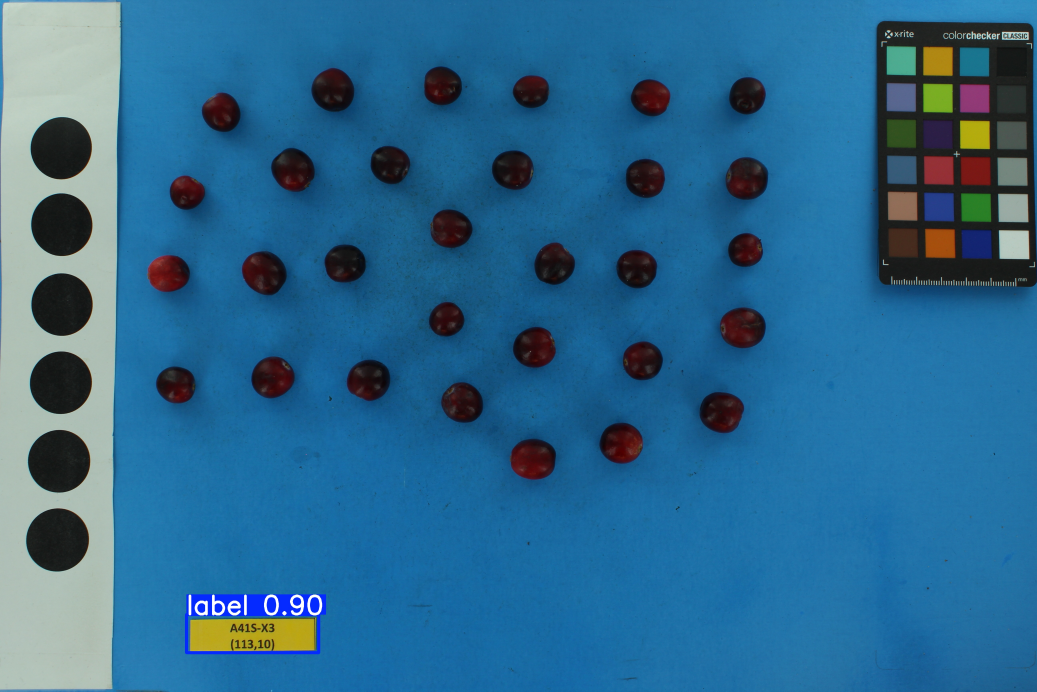
#> input picture src/deteccion.jpg, 5184 x 3456 px (shown at 1/5 size); its folder holds only this picture in this run
$ python -i color_analysis.py   (imports and definitions only)
#> lines starting #> are read from the running program, lines starting #| are printed output that depends on the picture
# traitly/color_correction/color_checker.py

# ============================================================================
# STANDARD LIBRARY
# ============================================================================
from typing import Tuple, Optional, TypedDict, List
import warnings
import re
# ============================================================================
# THIRD-PARTY LIBRARIES
# ============================================================================
import numpy as np
import colour
import cv2
import matplotlib.pyplot as plt
from sklearn.pipeline import make_pipeline
from sklearn.preprocessing import (
    StandardScaler,
    RobustScaler,
    MinMaxScaler,
    MaxAbsScaler,
    PolynomialFeatures
)

from sklearn.cross_decomposition import PLSRegression

# ============================================================================
# INTERNAL
# ============================================================================
from traitly.color_correction.color_charts import CHECKER_LAB_D65, CHECKER_PATCH_NAMES
from traitly.utils.validation import _validate_color_image

#############################################################
## Detect color checker
#############################################################
## First, verify cv2 mcc detector is available.
# [31 lines not run here, left out]

## TypedDic for _detect_color_checker docstring
class CheckerCoords(TypedDict):
    x1: int
    y1: int
    x2: int
    y2: int

# [306 lines left out: functions _detect_color_checker, _get_lab_patches, _img_bgr_to_lab, _collapse_plsr, _fit_plsr_models, _lab_to_bgr and 3 more, not called in this run]

##############################
## Auxiliar: scaler selection
##############################

_SCALERS = {
    "standard": StandardScaler, # default
    "robust": RobustScaler,
    "minmax": MinMaxScaler,
    "maxabs": MaxAbsScaler,
 }

# [13 lines left out: function _get_scaler, not called in this run]

>>> import cv2
>>> picture = cv2.imread('../../deteccion.jpg', cv2.IMREAD_GRAYSCALE)
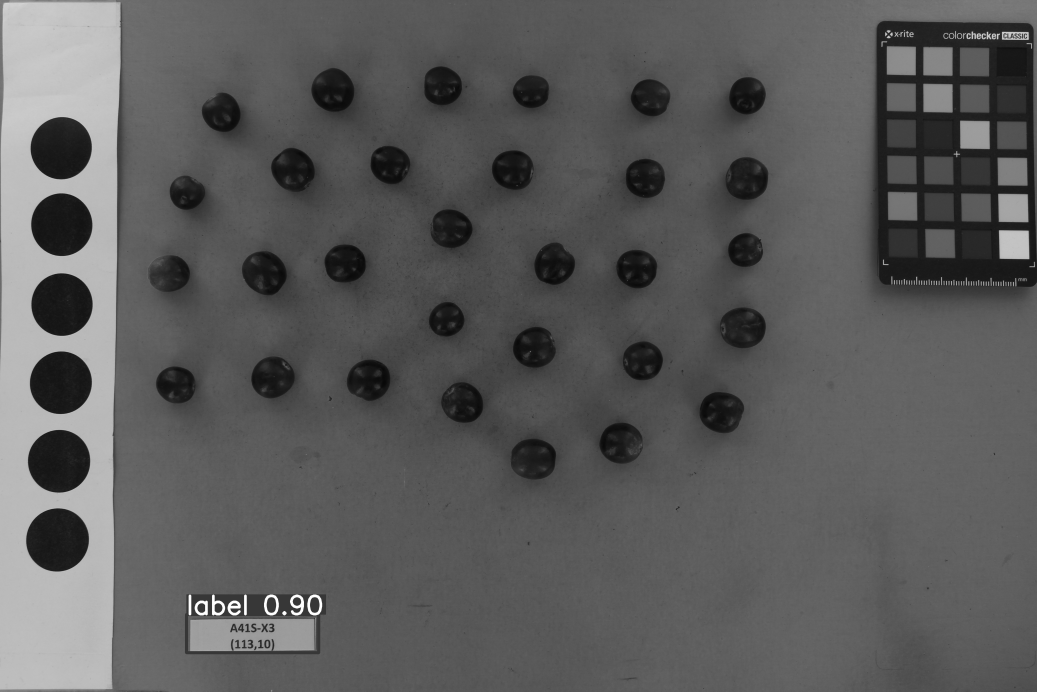
#> picture: shape (3456, 5184) (shown at 1/5 size); min 5, max 255, mean 91
>>> result = _delta_e_stats(picture)
#> (the run stopped early here; a loop or call above may not have finished)
